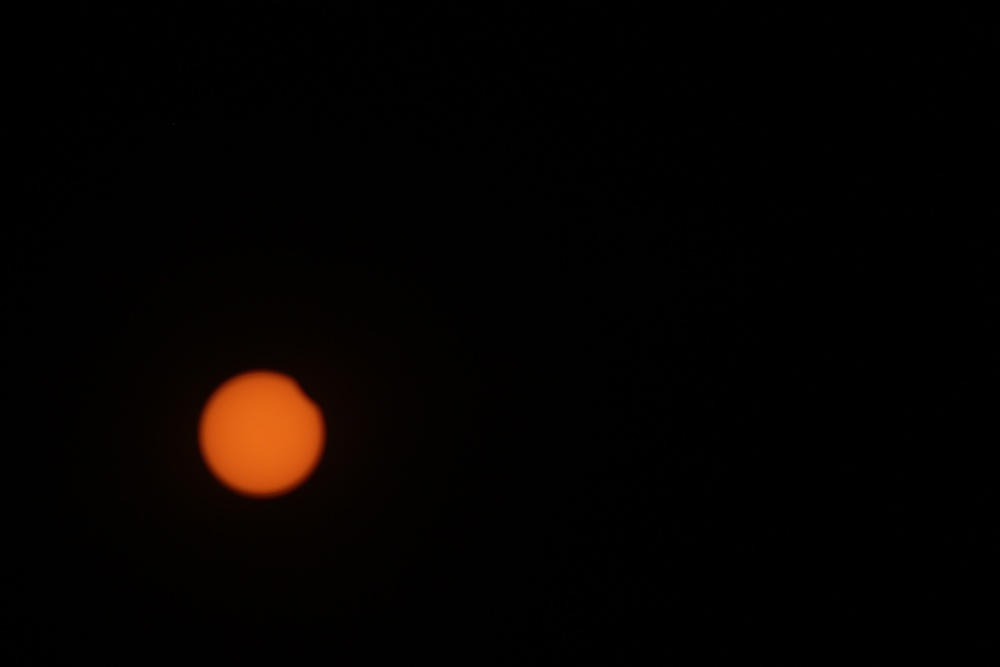
//> input picture data_in/test_01.JPG, 1000 x 667 px, shrunk from 4272 x 2848 before the run
$ ./example_contours   (built with g++ and OpenCV 4)
//> lines starting //> are read from the running program, lines starting //| are printed output that depends on the picture; after the words box and inside, x2 and y2 are one past the last pixel; in counts of white or black regions, pixels touching at a corner belong together
#include "opencv2/imgcodecs.hpp"
#include "opencv2/highgui/highgui.hpp"
#include "opencv2/imgproc/imgproc.hpp"
#include <opencv2/features2d.hpp>
#include <iostream>


using namespace cv;
using namespace std;


int main(int argc, char** argv) {

    // Open the image
    String filename = "../data_in/test_01.JPG";
    Mat img = imread(filename, IMREAD_GRAYSCALE);
//> img: 667 rows x 1000 cols, CV_8UC1; min 0, max 136, mean 3

    // Make sure that we have an image
    if(img.empty()) {
        cout << "can not open " << filename << endl;
        return EXIT_FAILURE;
    }

    // Threshold the image
    Mat img_thresh;
    double thresh = 80;
    double maxValue = 255;
    threshold(img,img_thresh,thresh,maxValue, THRESH_BINARY_INV);
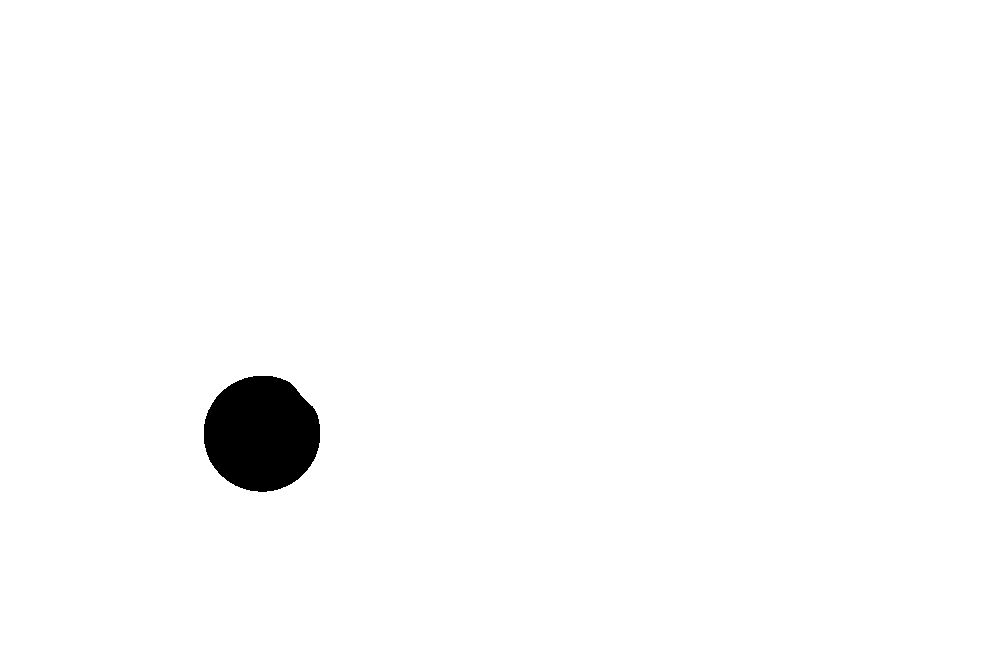
//> img_thresh: 667 rows x 1000 cols, CV_8UC1; 98.4% white; 1 black region

    // Display
    namedWindow("thresholded image", WINDOW_FREERATIO);
    imshow("thresholded image", img_thresh);
    waitKey(10);

    // Find contours
    vector<vector<Point> > contours;
    vector<Vec4i> hierarchy;
    findContours(img_thresh, contours, hierarchy, CV_RETR_TREE, CV_CHAIN_APPROX_NONE);
//> contours = 2 contours; box (x1, y1, x2, y2) and area: (0, 0, 1000, 667) 665334, (203, 375, 321, 493) 10716

// [11 lines of commented-out code are left out]
    vector<vector<Point> > contours_poly(contours.size());
//> contours_poly = 2 empty contours
    vector<Point2f> center( contours.size());
    vector<float> radius(contours.size());
    for( int i = 0; i < contours.size(); i++ ) {
        approxPolyDP( Mat(contours[i]), contours_poly[i], 3, true);
        minEnclosingCircle(contours_poly[i], center[i], radius[i]);
    }
//> this loop made 2 passes


    // Debug
    cout << "found " << contours.size() << " contours" << endl;
//| found 2 contours


    // Draw contours
    RNG rng(12345);
    Mat drawing = Mat::zeros(img_thresh.size(), CV_8UC3);

    // Find the minimun enclosing circle
    for(int i = 0; i< contours.size(); i++ ) {
        Scalar color = Scalar(rng.uniform(100, 255), rng.uniform(100,255), rng.uniform(100,255));
        drawContours(drawing, contours_poly, i, color, 1, 8, vector<Vec4i>(), 0, Point());
        circle(drawing, center[i], (int)radius[i], color, 2, 8, 0 );
    }
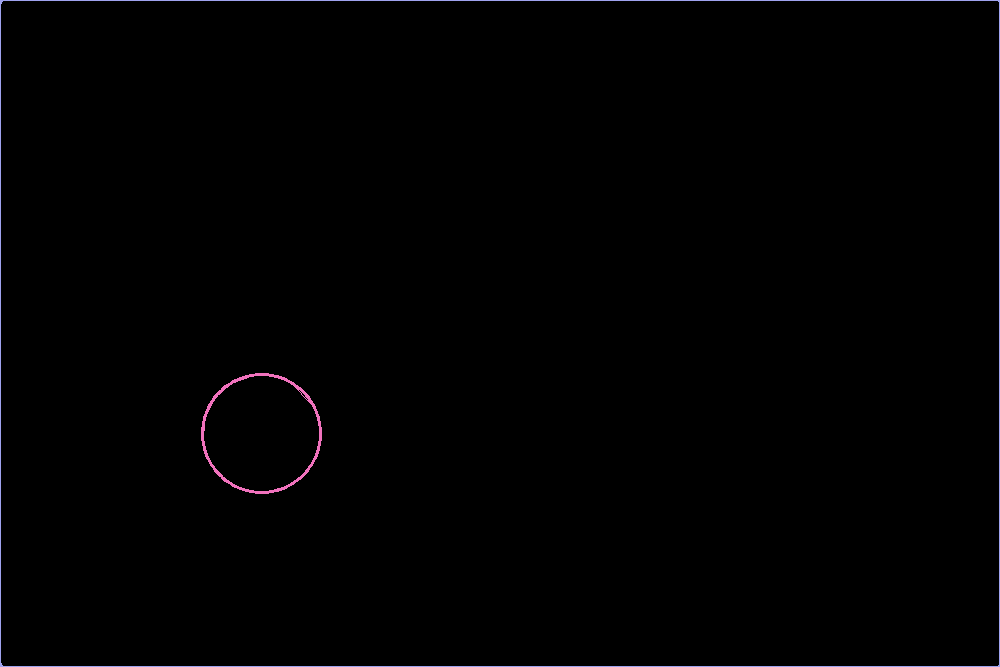
//> drawing: 667 rows x 1000 cols, CV_8UC3; mean B, G, R 1.5, 1, 1.2


    // Display
    namedWindow("results", WINDOW_FREERATIO);
    imshow("results", drawing);
    waitKey(0);


    return EXIT_SUCCESS;
}

$ run again, with data_in/test_03.JPG copied over data_in/test_01.JPG
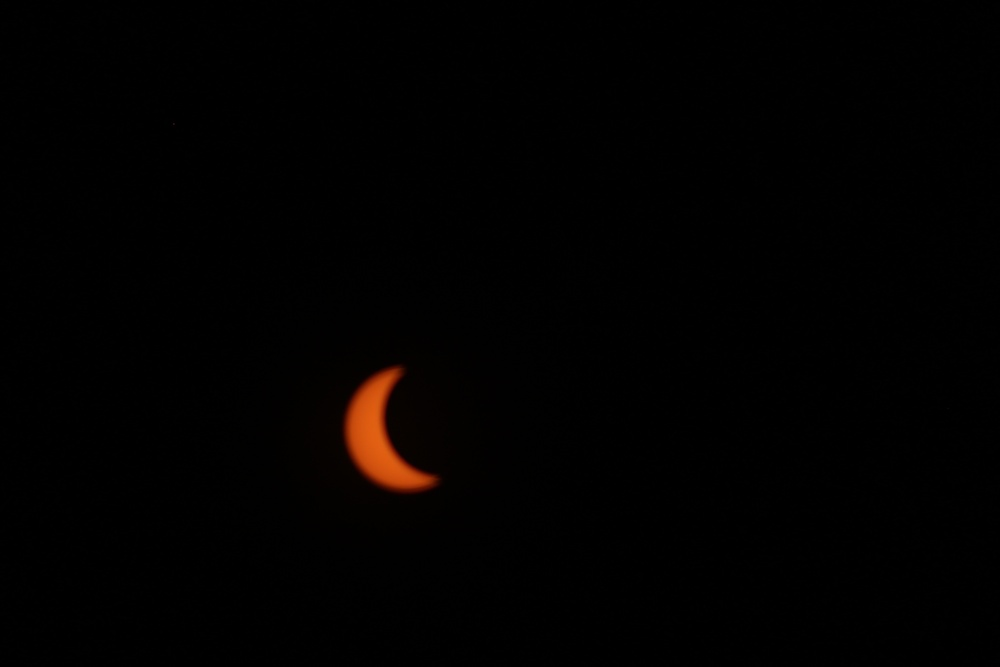
//> input picture data_in/test_03.JPG, 1000 x 667 px, shrunk from 4272 x 2848 before the run
//> `threshold(img,img_thresh,thresh,maxValue, THRESH_BINARY_INV);`:
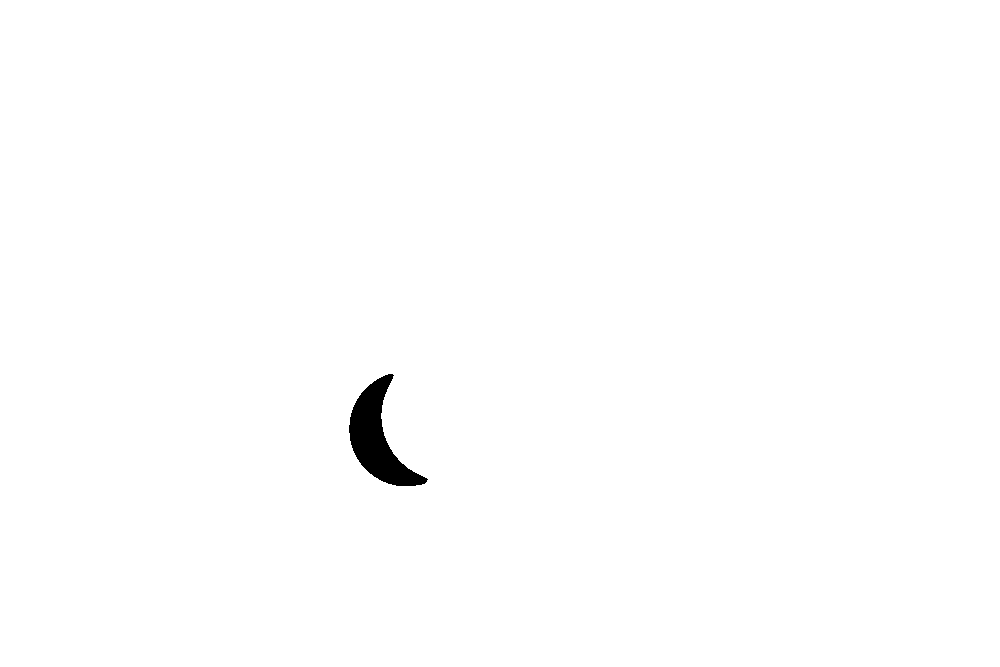
//> img_thresh: 667 rows x 1000 cols, CV_8UC1; 99.5% white; 1 black region
//> contours = 2 contours; box (x1, y1, x2, y2) and area: (0, 0, 1000, 667) 665334, (348, 373, 429, 487) 3785
//> contours_poly = 2 empty contours
//> the loop `for( int i = 0; i < contours.size(); i++ )` made 2 passes
//| found 2 contours
//> the loop `for(int i = 0; i< contours.size(); i++ )` made 2 passes
//> after the loop `for(int i = 0; i< contours.size(); i++ )`:
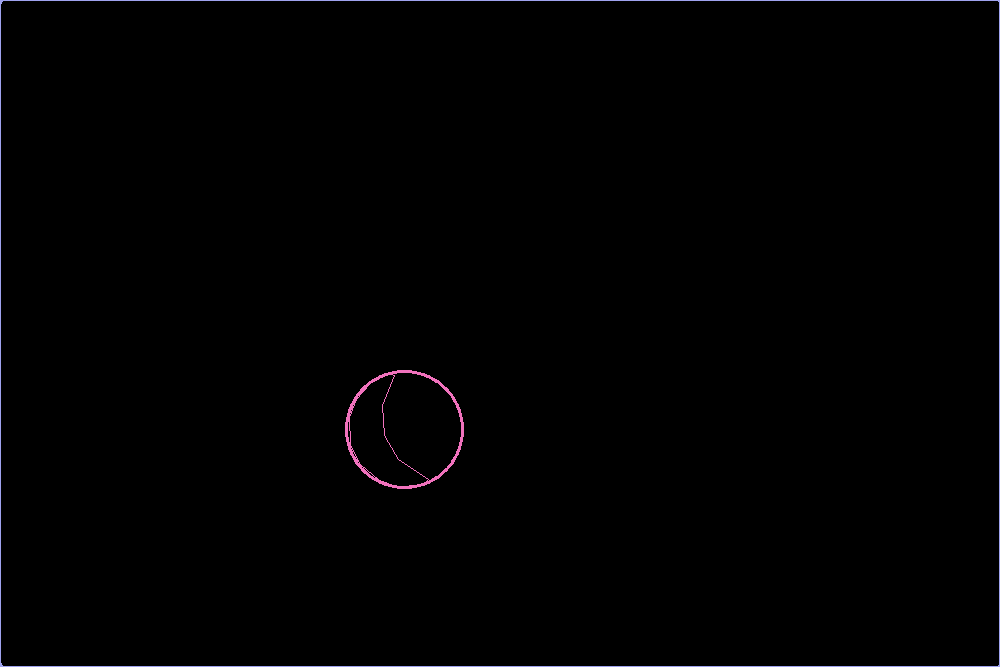
//> drawing: 667 rows x 1000 cols, CV_8UC3; mean B, G, R 1.6, 1, 1.3
